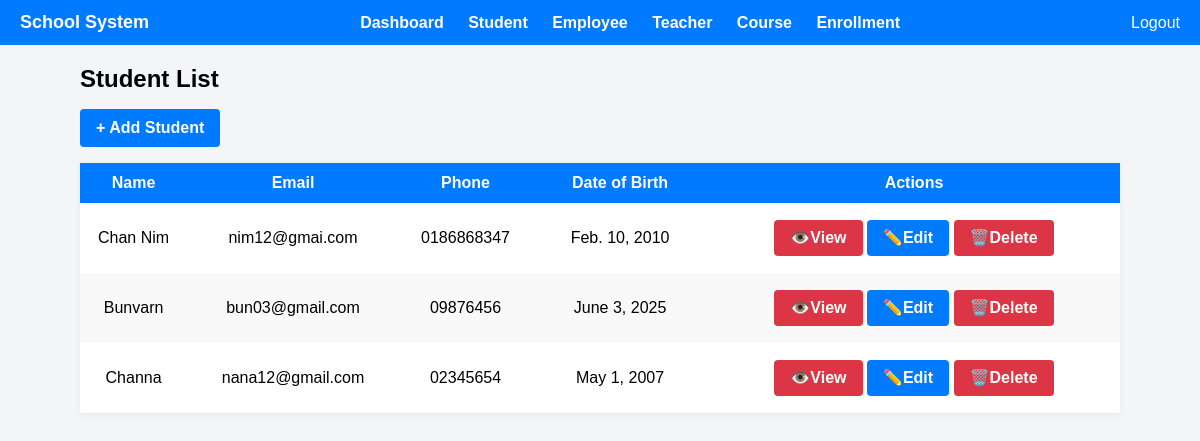
The app's page /students/ (signed in) with its own data.
### students/models.py (models this page shows, shortened)
class Student(models.Model):
    name = models.CharField(max_length=100)
    email = models.EmailField(unique=True)
    phone = models.CharField(max_length=15, blank=True, null=True)
    date_of_birth = models.DateField(null=True, blank=True)

### employees/decorators.py (the view)
    def wrapper(request, *args, **kwargs):
        if not request.session.get('employee_id'):
            return redirect('login')
        return view_func(request, *args, **kwargs)

### students/views.py (called while the page is built)
@employee_login_required
def student_list(request):
    students = Student.objects.all()
    return render(request, 'students/student_list.html', {'students': students})

### students/templates/students/student_list.html (shortened to what this page needs)
{% extends 'base.html' %}
{% block content %}
    <div class="container-lg">
      <div class="d-flex justify-content-between align-items-center mb-4">
        <h2 class="mb-0 text-danger fw-bold">Student List</h2>
        <a href="{% url 'student_create' %}" class="button-link">+ Add Student</a>
      </div>
      <div class="table-responsive text-center">
        <table class="table table-hover align-middle">
          <thead class="table-dark">
            <tr>
              <th scope="col">Name</th>
              <th scope="col">Email</th>
              <th scope="col">Phone</th>
              <th scope="col">Date of Birth</th>
              <th scope="col">Actions</th>
            </tr>
          </thead>
          <tbody>
            {% for s in students %}
            <tr>
              <td>{{ s.name }}</td>
              <td>{{ s.email }}</td>
              <td>{{ s.phone }}</td>
              <td>{{ s.date_of_birth }}</td>
              <td>
                <a href="{% url 'student_detail' s.id %}" class=" button-link delete-btn">👁️View</a>
                <a href="{% url 'student_update' s.id %}" class="button-link">✏️Edit</a>
                <a href="{% url 'student_delete' s.id %}" class="button-link delete-btn">🗑️Delete</a>
              </td>
            </tr>
            {% endfor %}
          </tbody>
        </table>
      </div>
    </div>
    {% endblock content %}

### templates/base.html (shortened to what this page needs)
<!DOCTYPE html>
<html lang="en">
  <head>
    {% load static %}
    <link rel="stylesheet" href="{% static 'css/style.css' %}" />
  </head>
  <body>
    <div class="navbar">
      <div class="left">School System</div>
      <div class="center">
        <a href="">Dashboard</a>
        <a href="{% url 'student_list' %}">Student</a>
        <a href="{% url 'employee_list' %}">Employee</a>
        <a href="{% url 'teacher_list' %}">Teacher</a>
        <a href="">Course</a>
        <a href="">Enrollment</a>
      </div>
      <div class="right">
        <a href="{% url 'logout' %}">Logout</a>
      </div>
    </div>
    <div class="container">{% block content %}{% endblock %}</div>
  </body>
</html>

### static/css/style.css (style rules this page uses)
body { margin: 0; font-family: Arial, sans-serif; background-color: #f4f5f7; }
.navbar { background-color: #007bff; color: white; padding: 12px 20px; display: flex; justify-content: space-between; align-items: center; }
.navbar .left { font-weight: bold; font-size: 18px; }
.navbar .center a { color: white; text-decoration: none; margin: 0 10px; font-weight: bold; }
.navbar .right a { color: white; text-decoration: none; margin-left: 20px; }
.container-lg { max-width: 90%; margin: auto; padding: 20px; }
table.table { width: 100%; background-color: white; border-collapse: collapse; box-shadow: 0 2px 8px rgba(0, 0, 0, 0.05); }
table.table thead { background-color: #007bff; color: white; font-size: 14px; }
table.table th { vertical-align: middle; padding: 12px; text-align: center; line-height: 1; font-size: 16px; }
table.table td { vertical-align: middle; padding: 1px; text-align: center; line-height: 1; font-size: 16px; }
table.table tbody tr:nth-child(even) { background-color: #f9f9f9; }
a { text-decoration: none; color: #007bff; font-weight: 500; }
a.button-link { display: inline-block; padding: 10px 16px; margin: 16px 0; background-color: #007bff; color: white; border-radius: 4px; font-weight: bold; text-decoration: none; transition: background-color 0.2s; }
.button-link { display: inline-block; padding: 10px 16px; margin: 8px 4px; background-color: #007bff; color: white; border: none; border-radius: 4px; font-weight: bold; text-decoration: none; transition: background-color 0.2s; cursor: pointer; }
.button-link.delete-btn { background-color: #dc3545 !important; }
* { margin: 0; padding: 0; box-sizing: border-box; }

### records on screen
Student: name "Chan Nim", email "nim12@gmai.com", phone "0186868347", date_of_birth "Feb. 10, 2010"
Student: name "Bunvarn", email "bun03@gmail.com", phone "09876456", date_of_birth "June 3, 2025"
Student: name "Channa", email "nana12@gmail.com", phone "02345654", date_of_birth "May 1, 2007"
